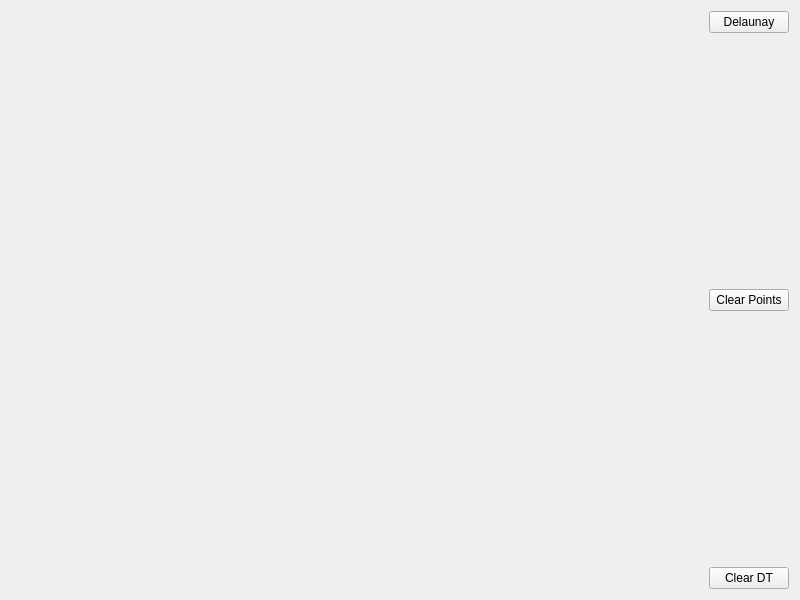
<?xml version="1.0" encoding="UTF-8"?>
<ui version="4.0">
 <class>Widget</class>
 <widget class="QWidget" name="Widget">
  <property name="geometry">
   <rect>
    <x>0</x>
    <y>0</y>
    <width>800</width>
    <height>600</height>
   </rect>
  </property>
  <property name="windowTitle">
   <string>DTM</string>
  </property>
  <layout class="QHBoxLayout" name="horizontalLayout">
   <item>
    <widget class="Draw" name="Canvas" native="true">
     <property name="sizePolicy">
      <sizepolicy hsizetype="Preferred" vsizetype="Preferred">
       <horstretch>1</horstretch>
       <verstretch>1</verstretch>
      </sizepolicy>
     </property>
    </widget>
   </item>
   <item>
    <layout class="QVBoxLayout" name="verticalLayout">
     <item>
      <widget class="QPushButton" name="pushButton">
       <property name="text">
        <string>Delaunay</string>
       </property>
      </widget>
     </item>
     <item>
      <spacer name="verticalSpacer">
       <property name="orientation">
        <enum>Qt::Vertical</enum>
       </property>
       <property name="sizeHint" stdset="0">
        <size>
         <width>20</width>
         <height>40</height>
        </size>
       </property>
      </spacer>
     </item>
     <item>
      <widget class="QPushButton" name="pushButton_2">
       <property name="text">
        <string>Clear Points</string>
       </property>
      </widget>
     </item>
     <item>
      <spacer name="verticalSpacer_2">
       <property name="orientation">
        <enum>Qt::Vertical</enum>
       </property>
       <property name="sizeHint" stdset="0">
        <size>
         <width>20</width>
         <height>40</height>
        </size>
       </property>
      </spacer>
     </item>
     <item>
      <widget class="QPushButton" name="pushButton_3">
       <property name="text">
        <string>Clear DT</string>
       </property>
      </widget>
     </item>
    </layout>
   </item>
  </layout>
 </widget>
 <customwidgets>
  <customwidget>
   <class>Draw</class>
   <extends>QWidget</extends>
   <header>draw.h</header>
   <container>1</container>
  </customwidget>
 </customwidgets>
 <resources/>
 <connections/>
</ui>
